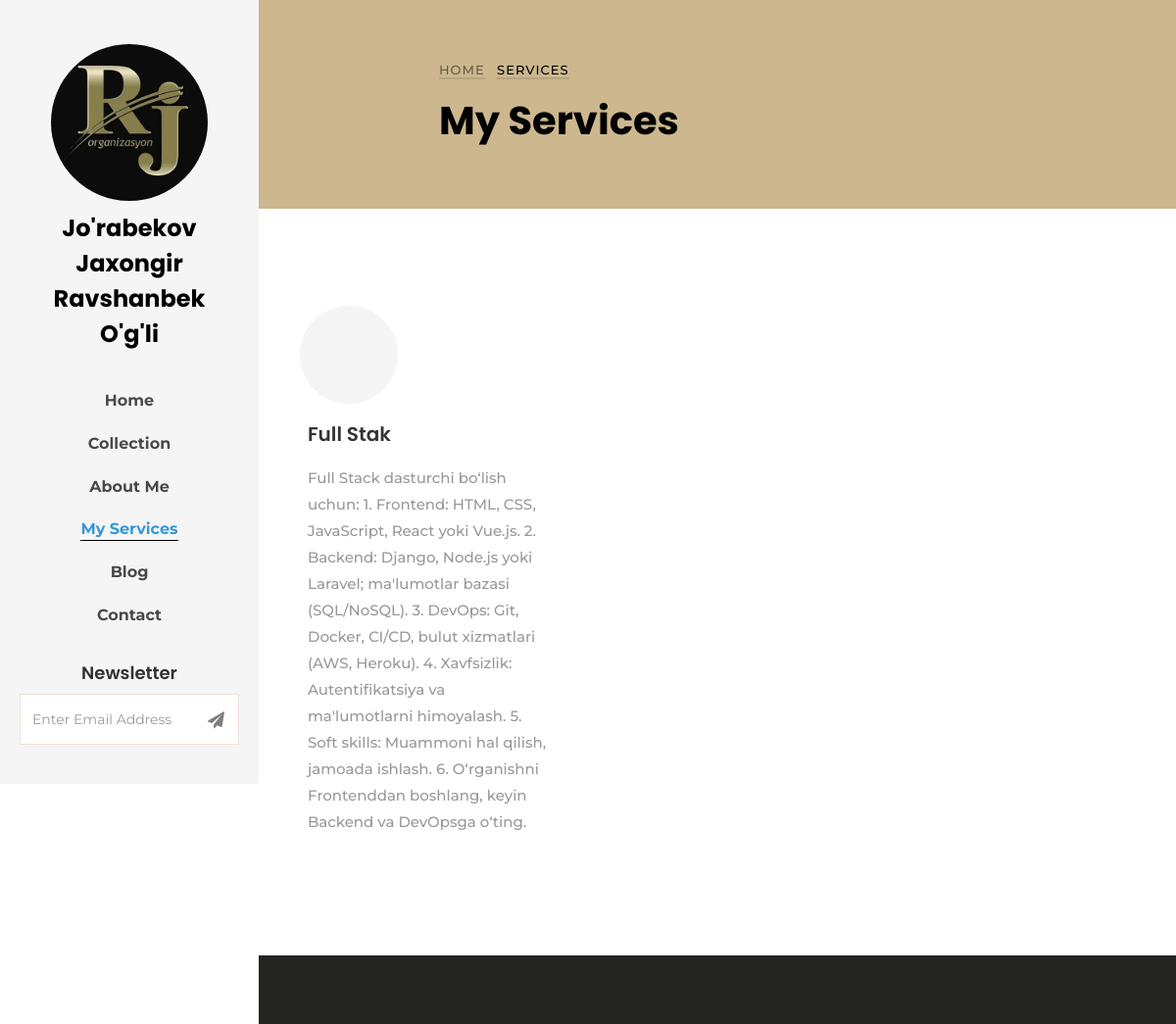
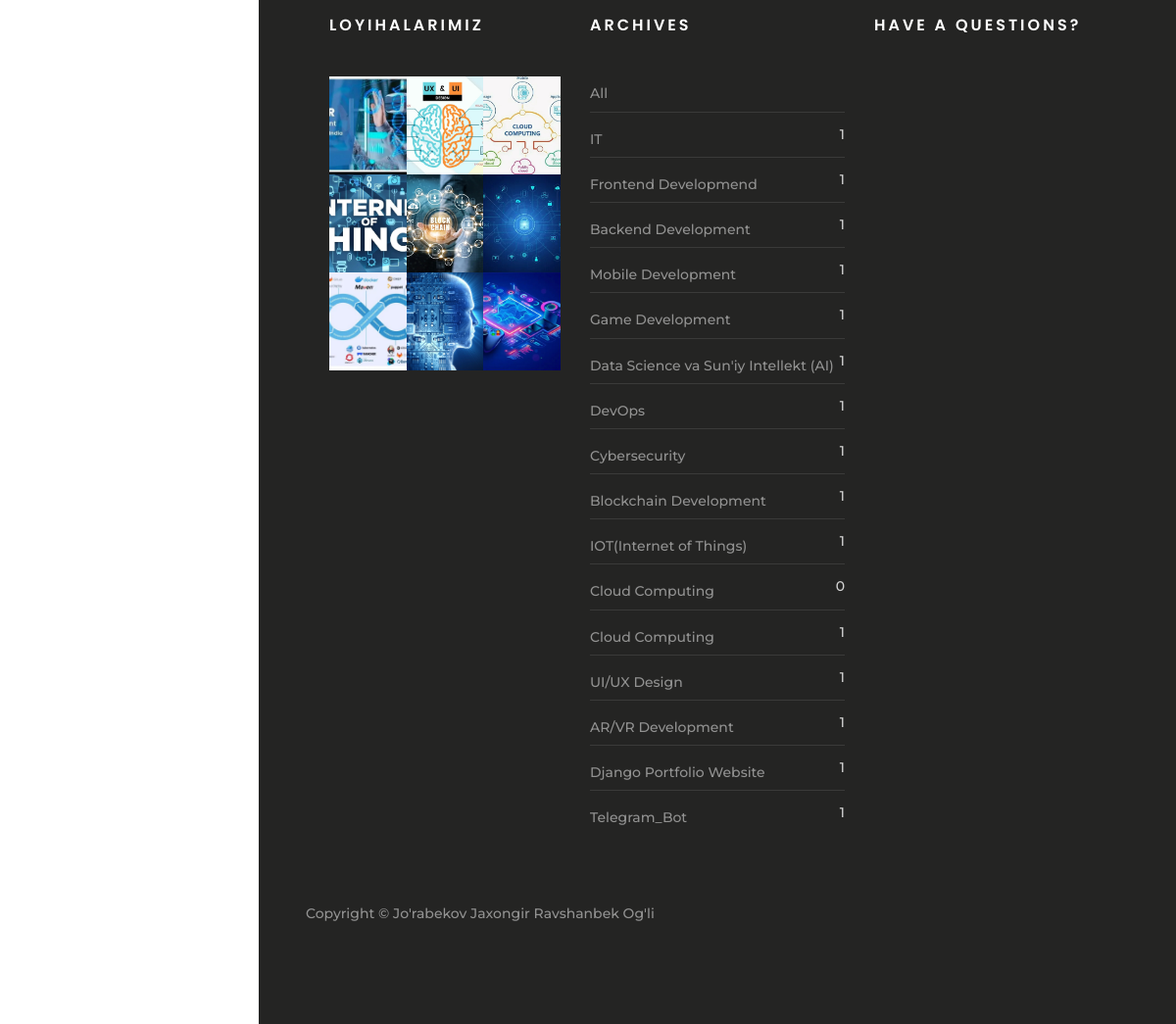
The app's page /service/ with its own data (2 pictures, top to bottom).
### about/models.py (models this page shows, shortened)
class About(models.Model):
    full_name = models.CharField(max_length=50)
    title = models.CharField(max_length=100)
    image1 = models.ImageField(upload_to='about/')
    image2 = models.ImageField(upload_to='about/')
    image3 = models.ImageField(upload_to='about/')
    description = models.TextField()
    telegram = models.CharField(max_length=100)
    facebook = models.CharField(max_length=100)
    instagram = models.CharField(max_length=100)
    create_date = models.DateField(auto_now_add=True)
    update_date = models.DateTimeField(auto_now_add=True)

### service/models.py (models this page shows, shortened)
class Service(models.Model):
    title = models.CharField(max_length=202)
    body = models.TextField()

### collection/models.py (models this page shows, shortened)
class Collection(models.Model):
    title = models.CharField(max_length=50)
    image = models.ImageField(upload_to='collection/')

### blog/models.py (models this page shows, shortened)
class Category(models.Model):
    title = models.CharField(max_length=50)

### service/views.py (the view)
# urls.py: path('', serviceView, name="service")
def serviceView(request):
    service = Service.objects.all()
    about = About.objects.all()
    cme = ContactMe.objects.all()
    category = Category.objects.all()
    blog = Blog.objects.all().order_by('-id')
    cat = request.GET.get('cat')
    if cat:
        blog = blog.filter(category__title__iexact=cat)
    collection = Collection.objects.all().order_by('-id')[:9]
    context = {
        'abouts': about,
        'services': service,
        'me': cme,
        'blogs': blog,
        'collections': collection,
        'categories': category,
    }
    return render(request, 'services.html', context)

### templates/services.html (shortened to what this page needs)
{% extends 'base.html' %}
{% load static %}
{% block content %}
    <div id="colorlib-main">
        <section class="ftco-section ftco-bread">
            <div class="container">
                <div class="row no-gutters slider-text justify-content-center align-items-center">
                    <div class="col-md-8 ftco-animate">
                        <p class="breadcrumbs"><span class="mr-2"><a href="{% url 'home' %}">Home</a></span>
                            <span>Services</span></p>
                        <h1 class="bread">My Services</h1>
                    </div>
                </div>
            </div>
        </section>
        <section class="ftco-section">
            <div class="container">
                <div class="row">
                    {% for i in services %}
                    <div class="col-md-4 d-flex align-sel Searchf-stretch ftco-animate">
                        <div class="media block-6 services py-4 d-block">
                            <div class="d-flex justify-content-start">
                                <div class="icon d-flex align-items-center justify-content-center">
                                </div>
                            </div>
                            <div class="media-body p-2 mt-2">
                                <h3 class="heading mb-3">{{ i.title }}</h3>
                                <p>{{ i.body }}</p>
                            </div>
                        </div>
                    </div>
                    {% endfor %}
                </div>
        </section>
{% endblock %}

### templates/base.html (shortened to what this page needs)
<!DOCTYPE html>
{% load static %}
<html lang="en">
<head>
    <link rel="stylesheet" href="{% static 'css/open-iconic-bootstrap.min.css' %}">
    <link rel="stylesheet" href="{% static 'css/animate.css' %}">
    <link rel="stylesheet" href="{% static 'css/owl.carousel.min.css' %}">
    <link rel="stylesheet" href="{% static 'css/owl.theme.default.min.css' %}">
    <link rel="stylesheet" href="{% static 'css/magnific-popup.css' %}">
    <link rel="stylesheet" href="{% static 'css/aos.css' %}">
    <link rel="stylesheet" href="{% static 'css/ionicons.min.css' %}">
    <link rel="stylesheet" href="{% static 'css/bootstrap-datepicker.css' %}">
    <link rel="stylesheet" href="{% static 'css/jquery.timepicker.css' %}">
    <link rel="stylesheet" href="{% static 'css/flaticon.css' %}">
    <link rel="stylesheet" href="{% static 'css/icomoon.css' %}">
    <link rel="stylesheet" href="{% static 'css/style.css' %}">
</head>
<body>
<div id="colorlib-page">
    <aside id="colorlib-aside" role="complementary" class="js-fullheight text-center">
        {% for i in abouts %}
        <h1 id="colorlib-logo"><a href="index-2.html"><span class="img"style="background-image: url({{ abouts.first.image3.url }});"></span>{{ abouts.first.full_name }}</a></h1>
        {% endfor %}
        <nav id="colorlib-main-menu" role="navigation">
            <ul>
                <li class="{% if request.path == '/' %}colorlib-active{% endif %}">
                        <a href="{% url 'home' %}">Home</a>
                    </li>
                    <li class="{% if request.path == '/collection/' %}colorlib-active{% endif %}">
                        <a href="{% url 'collection' %}">Collection</a>
                    </li>
                    <li class="{% if request.path == '/about/' %}colorlib-active{% endif %}">
                        <a href="{% url 'about' %}">About Me</a>
                    </li>
                    <li class="{% if request.path == '/service/' %}colorlib-active{% endif %}">
                        <a href="{% url 'service' %}">My Services</a>
                    </li>
                    <li class="{% if request.path == '/blog/' %}colorlib-active{% endif %}">
                        <a href="{% url 'blog' %}">Blog</a>
                    </li>
                    <li class="{% if request.path == '/contact/' %}colorlib-active{% endif %}">
                        <a href="{% url 'contact' %}">Contact</a>
                    </li>
            </ul>
        </nav>
        <div class="colorlib-footer">
            <h3>Newsletter</h3>
            <div class="d-flex justify-content-center">
                <form action="#" class="colorlib-subscribe-form">
                    <div class="form-group d-flex">
                        <div class="icon"><span class="icon-paper-plane"></span></div>
                        <input type="text" class="form-control" placeholder="Enter Email Address">
                    </div>
                </form>
            </div>
        </div>
    </aside>
    {% block content %}
    {% endblock %}
    <footer class="ftco-footer ftco-bg-dark ftco-section">
        <div class="container px-md-5">
            <div class="row mb-5">
                <div class="col-md">
                    <div class="ftco-footer-widget mb-4 ml-md-4">
                        <h2 class="ftco-heading-2">Loyihalarimiz</h2>
                        {% for i in collections %}
                        <ul class="list-unstyled photo">
                            <li><a href="{% url 'collection' %}" class="img" style="background-image: url({{ i.image.url }});"></a></li>
                        {% endfor %}
                            </ul>
                    </div>
                </div>
                <div class="col-md">
                    <div class="ftco-footer-widget mb-4">
                        <h2 class="ftco-heading-2">Archives</h2>
                        <ul class="categories">
                            <li><a href="{% url 'blog' %}?cat=">All</a></li>
                            {% for i in categories %}
                            <li><a href="#">{{ i.title}}<span>{{ i.category.count }}</span></a></li>
                            {% endfor %}
                        </ul>
                    </div>
                </div>
                <div class="col-md">
                    <div class="ftco-footer-widget mb-4">
                        <h2 class="ftco-heading-2">Have a Questions?</h2>
                    </div>
                </div>
            </div>
            <div class="row">
                <div class="col-md-12">
                    <p>
                        Copyright &copy;
                        Jo'rabekov Jaxongir Ravshanbek Og'li
                    </p>
                </div>
            </div>
        </div>
    </footer>
</div>
</div>
</body>
</html>

### static/css/icomoon.css (style rules this page uses)
[class^="icon-"], [class*=" icon-"] { font-family: 'icomoon' !important; speak: none; font-style: normal; font-weight: normal; font-variant: normal; text-transform: none; line-height: 1; -webkit-font-smoothing: antialiased; -moz-osx-font-smoothing: grayscale; }
.icon-paper-plane:before { content: "\f1d8"; }

### records on screen
About: first.image3 (picture), first.full_name "Jo'rabekov Jaxongir Ravshanbek O'g'li"
Service: title "Full Stak", body "Full Stack dasturchi bo‘lish uchun: 1. Frontend: HTML, CSS, JavaScript, React yoki Vue.js. 2. Backend: Django, Node.js yoki Laravel; ma'lumotlar bazasi (SQL/NoSQL). 3. DevOps: Git, Docker, CI/CD, bulut xizmatlari (AWS, Heroku). 4. Xavfsizlik: Autentifikatsiya va ma'lumotlarni himoyalash. 5. Soft skills: Muammoni hal qilish, jamoada ishlash. 6. O‘rganishni Frontenddan boshlang, keyin Backend va DevOpsga o‘ting."
Collection: image (picture)
Collection: image (picture)
Collection: image (picture)
Collection: image (picture)
Collection: image (picture)
Collection: image (picture)
Collection: image (picture)
Collection: image (picture)
Collection: image (picture)
Category: title "IT", category.count "1"
Category: title "Frontend Developmend", category.count "1"
Category: title "Backend Development", category.count "1"
Category: title "Mobile Development", category.count "1"
Category: title "Game Development", category.count "1"
Category: title "Data Science va Sun'iy Intellekt (AI)", category.count "1"
Category: title "DevOps", category.count "1"
Category: title "Cybersecurity", category.count "1"
Category: title "Blockchain Development", category.count "1"
Category: title "IOT(Internet of Things)", category.count "1"
Category: title "Cloud Computing", category.count "0"
Category: title "Cloud Computing", category.count "1"
Category: title "UI/UX Design", category.count "1"
Category: title "AR/VR Development", category.count "1"
Category: title "Django Portfolio Website", category.count "1"
Category: title "Telegram_Bot", category.count "1"
